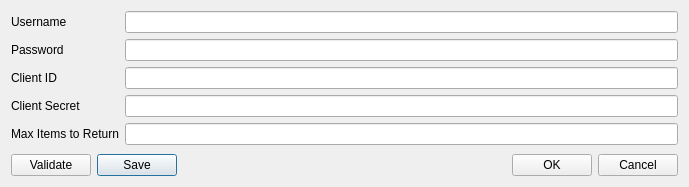
<?xml version="1.0" encoding="UTF-8"?>
<ui version="4.0">
 <class>Settings</class>
 <widget class="QDialog" name="Settings">
  <property name="geometry">
   <rect>
    <x>0</x>
    <y>0</y>
    <width>689</width>
    <height>187</height>
   </rect>
  </property>
  <property name="windowTitle">
   <string>Settings</string>
  </property>
  <property name="modal">
   <bool>false</bool>
  </property>
  <layout class="QGridLayout" name="gridLayout">
   <item row="1" column="0">
    <layout class="QHBoxLayout" name="horizontalLayout">
     <item>
      <widget class="QPushButton" name="validate_button">
       <property name="text">
        <string>Validate</string>
       </property>
      </widget>
     </item>
     <item>
      <widget class="QPushButton" name="save_button">
       <property name="text">
        <string>Save</string>
       </property>
       <property name="default">
        <bool>true</bool>
       </property>
      </widget>
     </item>
    </layout>
   </item>
   <item row="1" column="1">
    <widget class="QDialogButtonBox" name="buttonBox">
     <property name="orientation">
      <enum>Qt::Horizontal</enum>
     </property>
     <property name="standardButtons">
      <set>QDialogButtonBox::Cancel|QDialogButtonBox::Ok</set>
     </property>
    </widget>
   </item>
   <item row="0" column="0" colspan="2">
    <layout class="QFormLayout" name="formLayout">
     <item row="0" column="0">
      <widget class="QLabel" name="username_label">
       <property name="text">
        <string>Username</string>
       </property>
      </widget>
     </item>
     <item row="0" column="1">
      <widget class="QLineEdit" name="username"/>
     </item>
     <item row="1" column="0">
      <widget class="QLabel" name="password_label">
       <property name="text">
        <string>Password</string>
       </property>
      </widget>
     </item>
     <item row="1" column="1">
      <widget class="QLineEdit" name="password">
       <property name="echoMode">
        <enum>QLineEdit::Password</enum>
       </property>
      </widget>
     </item>
     <item row="2" column="0">
      <widget class="QLabel" name="client_id_label">
       <property name="text">
        <string>Client ID</string>
       </property>
      </widget>
     </item>
     <item row="2" column="1">
      <widget class="QLineEdit" name="client_id"/>
     </item>
     <item row="3" column="0">
      <widget class="QLabel" name="client_secret_label">
       <property name="text">
        <string>Client Secret</string>
       </property>
      </widget>
     </item>
     <item row="3" column="1">
      <widget class="QLineEdit" name="client_secret">
       <property name="echoMode">
        <enum>QLineEdit::Password</enum>
       </property>
      </widget>
     </item>
     <item row="4" column="0">
      <widget class="QLabel" name="max_items_to_return_label">
       <property name="text">
        <string>Max Items to Return</string>
       </property>
       <property name="buddy">
        <cstring>max_items_to_return</cstring>
       </property>
      </widget>
     </item>
     <item row="4" column="1">
      <widget class="QLineEdit" name="max_items_to_return"/>
     </item>
    </layout>
   </item>
  </layout>
 </widget>
 <tabstops>
  <tabstop>validate_button</tabstop>
  <tabstop>save_button</tabstop>
  <tabstop>username</tabstop>
  <tabstop>password</tabstop>
  <tabstop>client_id</tabstop>
  <tabstop>client_secret</tabstop>
  <tabstop>max_items_to_return</tabstop>
 </tabstops>
 <resources/>
 <connections>
  <connection>
   <sender>buttonBox</sender>
   <signal>accepted()</signal>
   <receiver>Settings</receiver>
   <slot>accept()</slot>
   <hints>
    <hint type="sourcelabel">
     <x>248</x>
     <y>254</y>
    </hint>
    <hint type="destinationlabel">
     <x>157</x>
     <y>274</y>
    </hint>
   </hints>
  </connection>
  <connection>
   <sender>buttonBox</sender>
   <signal>rejected()</signal>
   <receiver>Settings</receiver>
   <slot>reject()</slot>
   <hints>
    <hint type="sourcelabel">
     <x>316</x>
     <y>260</y>
    </hint>
    <hint type="destinationlabel">
     <x>286</x>
     <y>274</y>
    </hint>
   </hints>
  </connection>
 </connections>
</ui>
